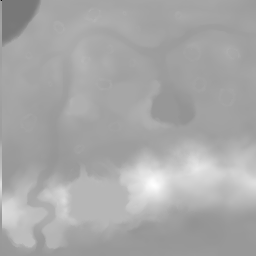
#> input picture assets/heightmap/18_20.png, 256 x 256 px
$ python -i texgen.py   (imports and definitions only)
#> lines starting #> are read from the running program, lines starting #| are printed output that depends on the picture
#!/usr/bin/env python3
"""Generate the modern PBR texture sets from the CLIENT reference PNGs
(the user's directive 2026-11-13: textures 1:1 with the client, NOT analytic
shaders — the client PNG is the pattern source; we ADD the modern volumetric
layers on top of it):

  <name>.pbr_albedo.png : RGB = the original albedo (1:1), A = height
                          (luminance-derived, blurred — the POM source)
  <name>.pbr_normal.png : RGB = tangent-space normal from the height field,
                          A = roughness (painted-bright = smoother)

Per-texture relief strength lives in RELIEF below (config-only tweaks).
Everything is derived programmatically from the client texture — the layout
and colors are the client's own, so the identity is exact by construction.

Usage:
  python3 tools/l2strict/texgen.py <textures_root> <pkg> <obj> [more...]
e.g.
  python3 tools/l2strict/texgen.py assets/maps/20_18/textures \
      oren_dev_t DE_V_floor01 sylen_temple_t oren_sylen_001_1
"""
import os
import sys

import numpy as np
from PIL import Image

# POM depth (meters of visual depth at texel scale) + normal strength per
# texture. Defaults: floors 0.05 m grooves, carpets flat weave, walls medium.
RELIEF = {
    "DE_V_floor01": (0.055, 2.2),
    "DE_V_floor02": (0.04, 1.8),
    "DE_V_m12": (0.06, 2.0),
    "O_dark_01": (0.05, 1.6),
    "oren_sylen_001_1": (0.05, 2.2),
    # the temple floors (the interior stone floor + the raised platform):
    # grooved tile relief, medium strength (2026-11-21)
    "oren_sylen_ai_004": (0.05, 2.0),
    "oren_sylen_in022": (0.05, 2.0),
    "DE_V_capet01": (0.012, 1.0),
    "DE_V_capet02": (0.012, 1.0),
    "DE_V_capet": (0.012, 1.0),
}
DEFAULT_RELIEF = (0.04, 1.6)

# DEVLOG-90: HEIGHT_BLUR REVERTED with the POM pilot (the user's order —
# POM on the columns never proved itself; the 3D-texture stage goes the
# baked-mesh route). The mechanism stays documented here for the flat
# wall/floor surfaces where POM is proven (DEVLOG-88): the POM height
# (albedo A) must be LOW-frequency — the ray march displaces the UV by
# MANY texels, and a 1-texel noise height makes it sample decorrelated
# texels. Radius ~6 blurs the grain, keeps the carved shapes.
HEIGHT_BLUR = {}

# The Shillien Temple 3D-texture transition (the user's directive
# 2026-11-21, SPOM walls + built-in heightmap floors): the whole temple
# package gets a LOW-FREQUENCY POM height by default — radius 4 keeps the
# carved panel shapes, kills the 1-texel grain that makes the march sample
# decorrelated texels (the DEVLOG-89 lesson). Village packages keep the
# 1-texel field (pom=0 there since the 2026-11-13 seams fix).
PACKAGE_HEIGHT_BLUR = {"sylen_temple_t": 4.0, "t_oren": 4.0}


def blur(a: np.ndarray, radius: float) -> np.ndarray:
    """ separable gaussian (PIL for speed, normalized back to 0..1) """
    im = Image.fromarray((np.clip(a, 0.0, 1.0) * 255.0).astype(np.uint8), "L")
    im = im.filter(__import__("PIL.ImageFilter", fromlist=["ImageFilter"])
                   .GaussianBlur(radius))
    return np.asarray(im).astype(np.float32) / 255.0


def sobel_normal(height: np.ndarray, strength: float) -> np.ndarray:
    """tangent-space RGB normal from a height field (signed central diff)"""
    gx = (np.roll(height, -1, 1) - np.roll(height, 1, 1)) * 0.5
    gy = (np.roll(height, -1, 0) - np.roll(height, 1, 0)) * 0.5
    nx = -gx * strength
    ny = gy * strength          # GL convention: +Y = up in the normal map
    nz = np.ones_like(height)
    ln = np.sqrt(nx * nx + ny * ny + nz * nz)
    n = np.stack([nx / ln, ny / ln, nz / ln], axis=-1)
    return (n * 0.5 + 0.5)


def generate(path: str, out_dir: str) -> None:
#> called with path = '../../assets/heightmap/18_20.png', out_dir = 'out.png'
    obj = os.path.splitext(os.path.basename(path))[0]
    pom, nstrength = RELIEF.get(obj, DEFAULT_RELIEF)
    # PRESERVE the source alpha: lattice textures (Iron_net, DE_V_fence) carry
    # a real transparency mask. When the source has a meaningful mask, albedo
    # A = the SOURCE mask (the runtime applies alpha-scissor); otherwise
    # A = the height field.
    has_mask = False
    src_a = None
    src_img = Image.open(path)
#> src_img is the input picture: PIL image 256x256 I;16; min 4224, max 29957, mean 21212.9
    if src_img.mode == "RGBA":
        sa = np.asarray(src_img)[..., 3].astype(np.float32) / 255.0
        if sa.min() < 0.98:
            has_mask = True
            src_a = sa
    im = src_img.convert("RGB")
#> im: PIL image 256x256 RGB; every value is 255
    rgb = np.asarray(im).astype(np.float32) / 255.0
#> rgb: shape (256, 256, 3) float32; every value is 1
    h, w = rgb.shape[:2]
#> h = 256; w = 256

    lum = rgb.mean(axis=2)
#> lum: shape (256, 256) float32; every value is 1
    height = blur(lum, 1.0)
#> in blur, `im = Image.fromarray((np.clip(a, 0.0, 1.0) * 255.0).astype(np.uint8), ..`: im: PIL image 256x256 L; every value is 255
    # height encodes painted relief: bright painted highlights = raised
    height_n = (height - height.min()) / max(1e-6, height.max() - height.min())
#> height_n: shape (256, 256) float32; every value is 0

    # DEVLOG-89: low-frequency POM height for the listed textures (see
    # HEIGHT_BLUR above); the temple package gets the low-frequency field
    # by package default (PACKAGE_HEIGHT_BLUR); everything else keeps the
    # 1-texel field.
    pom_blur = HEIGHT_BLUR.get(obj, 1.0)
    if pom_blur == 1.0:
        norm_path = path.replace("\\", "/")
        for pkg, radius in PACKAGE_HEIGHT_BLUR.items():
            if f"/{pkg}/" in norm_path:
                pom_blur = radius
                break
    if pom_blur != 1.0:
        pb = blur(lum, pom_blur)
        height_pom = (pb - pb.min()) / max(1e-6, pb.max() - pb.min())
    else:
        height_pom = height_n

    normal = sobel_normal(height, nstrength)
#> in sobel_normal, `nx = -gx * strength`: nx: shape (256, 256) float32; every value is 0
#> in sobel_normal, `n = np.stack([nx / ln, ny / ln, nz / ln], axis=-1)`:
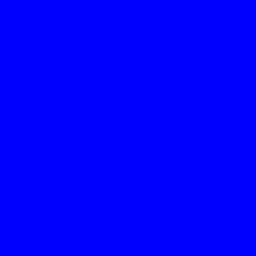
#> n: shape (256, 256, 3) float32; mean of channels 0, 1, 2 0, 0, 1; drawn as R, G, B
#> in sobel_normal, `return (n * 0.5 + 0.5)`:
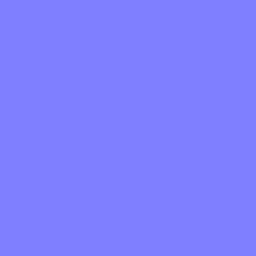
#> returned value: shape (256, 256, 3) float32; mean of channels 0, 1, 2 0.5, 0.5, 1; drawn as R, G, B

    # roughness: dark painted areas = rougher (0.95), bright = smoother (0.65)
    rough = 0.65 + 0.30 * (1.0 - height_n)
#> rough: shape (256, 256) float32; every value is 0.95

    achan = src_a if has_mask else height_pom
    albedo = np.dstack([rgb, achan])
    Image.fromarray((albedo * 255.0).astype(np.uint8), "RGBA").save(
        os.path.join(out_dir, f"{obj}.pbr_albedo.png"))
    nrm = np.dstack([normal, rough])
    Image.fromarray((nrm * 255.0).astype(np.uint8), "RGBA").save(
        os.path.join(out_dir, f"{obj}.pbr_normal.png"))
    # Standalone grayscale height — Godot's built-in heightmap deep parallax
    # (BaseMaterial3D) wants its own texture (the temple floors, the user's
    # directive 2026-11-21). The SAME height_pom field the albedo's A channel
    # carries — one height source for the albedo shift, the normal and the
    # built-in march (the DEVLOG-94 rule: never two disagreeing sources).
    hgray = np.dstack([height_pom, height_pom, height_pom])
#> hgray: shape (256, 256, 3) float32; every value is 0
    Image.fromarray((hgray * 255.0).astype(np.uint8), "RGB").save(
        os.path.join(out_dir, f"{obj}.pbr_height.png"))
    # POM depth travels in the material config, not the texture; write a small
    # sidecar json so the runtime reads the tuned values per texture.
    import json
    side = os.path.join(out_dir, f"{obj}.pbr.json")
    json.dump({"pom": pom, "normal_strength": nstrength, "tile": [w, h],
               "alpha_mask": has_mask},
              open(side, "w"))
    print(f"{obj}: {w}x{h} pom={pom} nstrength={nstrength} alpha_mask={has_mask}")
#| 18_20: 256x256 pom=0.04 nstrength=1.6 alpha_mask=False


def main() -> None:
    root, args = sys.argv[1], sys.argv[2:]
    pairs = []
    i = 0
    while i < len(args):
        pkg, obj = args[i], args[i + 1]
        i += 2
        # the staged layout: <root>/<pkg>/Texture/<obj>.png (case fallbacks)
        cands = [os.path.join(root, pkg, "Texture", obj + ".png"),
                 os.path.join(root, pkg.lower(), "Texture", obj + ".png")]
        for c in cands:
            if os.path.exists(c):
                pairs.append(c)
                break
        else:
            print("MISSING", pkg, obj)
    for p in pairs:
        generate(p, os.path.dirname(p))


# [2 lines not run here, left out]

>>> result = generate('../../assets/heightmap/18_20.png', 'out.png')
